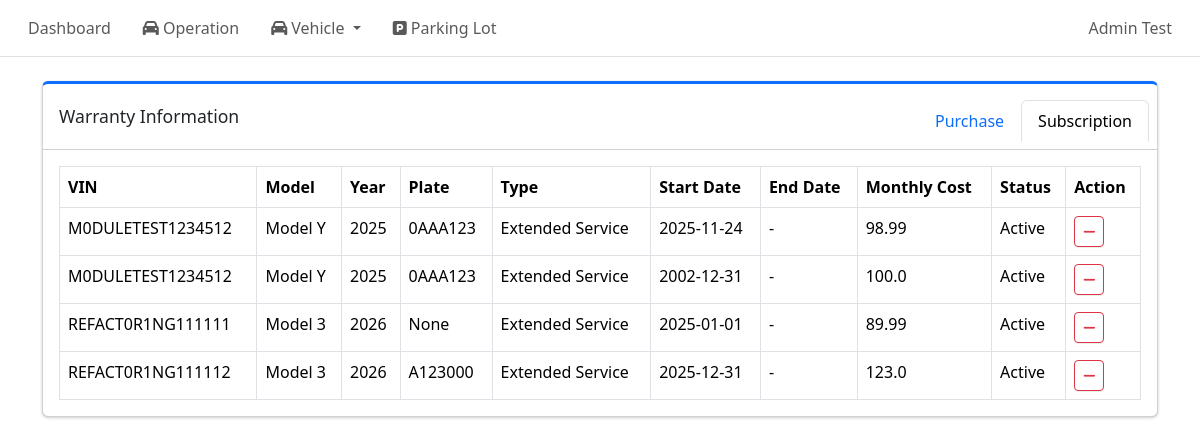
The app's page /admin/warranties/subscription (signed in), older data.
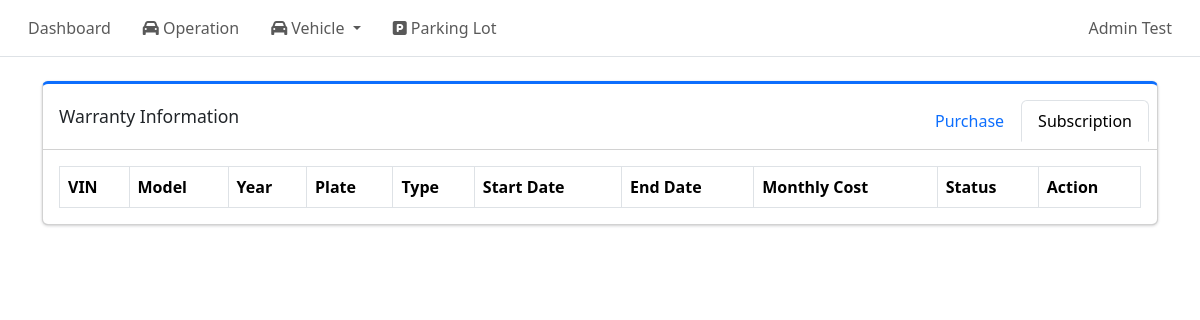
The same page, newer data.
### tables this page shows
CREATE TABLE warranty_subscription (
    vehicle_warranty_id INTEGER PRIMARY KEY,
    start_date DATE,
    end_date DATE,
    monthly_cost REAL,
    FOREIGN KEY(vehicle_warranty_id) 
        REFERENCES vehicle_warranty(vehicle_warranty_id) ON DELETE CASCADE
);

CREATE TABLE vehicle (
    vehicle_id INTEGER PRIMARY KEY AUTOINCREMENT,
    vin TEXT NOT NULL UNIQUE CHECK(length(vin) = 17),
    make TEXT,
    model TEXT,
    model_year INTEGER,
    trim TEXT,
    exterior TEXT,
    interior TEXT,
    plate_number TEXT,
    mileage INTEGER,
    software TEXT,

    vehicle_status TEXT NOT NULL 
        CHECK(vehicle_status IN ('Active', 'Maintenance', 'Archived')),

    created_at DATETIME DEFAULT CURRENT_TIMESTAMP
);

CREATE TABLE warranty_type (
    warranty_type_id INTEGER PRIMARY KEY AUTOINCREMENT,
    type_name TEXT NOT NULL UNIQUE,
    display_name TEXT NOT NULL,
    category TEXT NOT NULL CHECK(category IN ('purchase', 'subscription')),
    sort_order INTEGER NOT NULL DEFAULT 100,
    is_active INTEGER NOT NULL DEFAULT 1
);

### routes/admin/warranty_pages.py (the view)
@warranty_pages_bp.route("/subscription", methods=["GET"])
def subscription_warranty_list_page():
    if not session.get("admin_logged_in"):
        return redirect(url_for("auth.admin_login"))
    vehicle_id = request.args.get("vehicle_id")
    conn = get_conn()
    cur = conn.cursor()
    cur.execute("""
        SELECT
            v.vehicle_id,
            v.vin,
            v.model,
            v.model_year,
            v.plate_number,
            vw.vehicle_warranty_id,
            wt.display_name AS warranty_type,
            wt.category,
            ws.start_date,
            ws.end_date,
            ws.monthly_cost
        FROM vehicle v
        JOIN vehicle_warranty vw
            ON v.vehicle_id = vw.vehicle_id
        JOIN warranty_type wt
            ON vw.warranty_type_id = wt.warranty_type_id
        LEFT JOIN warranty_subscription ws
            ON vw.vehicle_warranty_id = ws.vehicle_warranty_id
        WHERE wt.category = 'subscription'
                AND (? IS NULL OR v.vehicle_id = ?)
        ORDER BY v.vin ASC, wt.sort_order ASC
    """, (vehicle_id, vehicle_id))
    rows = cur.fetchall()
    warranties = []
    for row in rows:
        row["status"] = get_warranty_status_subscription(
            row.get("start_date"),
            row.get("end_date")
        )
        warranties.append(row)
    return render_template("warranty_info_subscription.html", warranties=warranties, subscription_types = get_subscription_warranty_types(), active_tab="subscription")

### db.py (called while the page is built)
def make_dict(cursor, row):
    return {col[0]: row[idx] for idx, col in enumerate(cursor.description)}

def get_conn():
    if "db" not in g:
        conn = sqlite3.connect(DB_PATH, check_same_thread=False)
        conn.row_factory = make_dict
        conn.execute("PRAGMA foreign_keys = ON;")
        g.db = conn
    return g.db

def close_conn(e=None):
    db = g.pop("db", None)
    if db is not None:
        db.close()

### utils/time_utils.py (called while the page is built)
def get_pacific_today():
    return datetime.now(ZoneInfo("America/Los_Angeles")).date()

### utils/warranty_utils.py (called while the page is built)
def get_subscription_warranty_types():
    conn = get_conn()
    cur = conn.cursor()
    cur.execute("""
        SELECT warranty_type_id, type_name, display_name
        FROM warranty_type
        WHERE category = 'subscription' AND is_active = 1
        ORDER BY sort_order
    """)
    rows = cur.fetchall()
    return rows

### templates/warranty_info_subscription.html (shortened to what this page needs)
{% extends "base.html" %}
{% block content %}
<div class="col-12">
    <div class="card card-primary card-outline mb-4">
        <div class="card-header d-flex justify-content-between align-items-center">
            <h3 class="card-title mb-0">Warranty Information</h3>
            <ul class="nav nav-tabs card-header-tabs ms-auto">
                <li class="nav-item">
                    <a class="nav-link {% if active_tab == 'purchase' %}active{% endif %}"
                        href="{{ url_for(
                            'warranty_pages.purchase_warranty_list_page',
                            vehicle_id=request.args.get('vehicle_id')) }}">
                        Purchase
                    </a>
                </li>
                <li class="nav-item">
                    <a class="nav-link {% if active_tab == 'subscription' %}active{% endif %}"
                        href="{{ url_for(
                                'warranty_pages.subscription_warranty_list_page',
                                vehicle_id=request.args.get('vehicle_id')
                        ) }}">
                        Subscription
                    </a>
                </li>
            </ul>
        </div>
        <div class="card-body">
            <table id = "warrantyTable" class="table table-bordered table-hover">
                <thead>
                    <tr>
                        <th>VIN</th>
                        <th>Model</th>
                        <th>Year</th>
                        <th>Plate</th>
                        <th>Type</th>
                        <th>Start Date</th>
                        <th>End Date</th>
                        <th>Monthly Cost</th>
                        <th>Status</th>
                        <th>Action</th>
                    </tr>
                </thead>
                <tbody>
                    {% for w in warranties %}
                    <tr data-vehicle-id="{{w.vehicle_id}}" data-warranty-id="{{w.vehicle_warranty_id}}">
                        <td>{{w.vin}}</td>
                        <td>{{w.model}}</td>
                        <td>{{w.model_year}}</td>
                        <td>{{w.plate_number}}</td>
                        <td class = "warranty_type">{{w.warranty_type}}</td>
                        <td class = "start_date">{{w.start_date or '-'}}</td>
                        <td class = "end_date">{{w.end_date or '-'}}</td>
                        <td class = "monthly_cost">{{w.monthly_cost or '-'}}</td>
                        <td class = "status">{{w.status}}</td>
                        <td>
                            <button class="btn btn-sm btn-outline-danger delete-warranty-btn">
                                <i class="fa fa-minus"></i>
                            </button>
                        </td>
                    </tr>
                    {% endfor %}
                </tbody>
            </table>
        </div>
    </div>
</div>
{% endblock %}

Row changes from the older to the newer data that the page shows:
removed warranty_subscription: vin "M0DULETEST1234512", model "Model Y", model_year "2025", plate_number "0AAA123", warranty_type "Extended Service", start_date "2025-11-24", end_date "-", monthly_cost "98.99", status "Active"
removed warranty_subscription: vin "M0DULETEST1234512", model "Model Y", model_year "2025", plate_number "0AAA123", warranty_type "Extended Service", start_date "2002-12-31", end_date "-", monthly_cost "100.0", status "Active"
removed warranty_subscription: vin "REFACT0R1NG111111", model "Model 3", model_year "2026", plate_number "None", warranty_type "Extended Service", start_date "2025-01-01", end_date "-", monthly_cost "89.99", status "Active"
removed warranty_subscription: vin "REFACT0R1NG111112", model "Model 3", model_year "2026", plate_number "A123000", warranty_type "Extended Service", start_date "2025-12-31", end_date "-", monthly_cost "123.0", status "Active"
